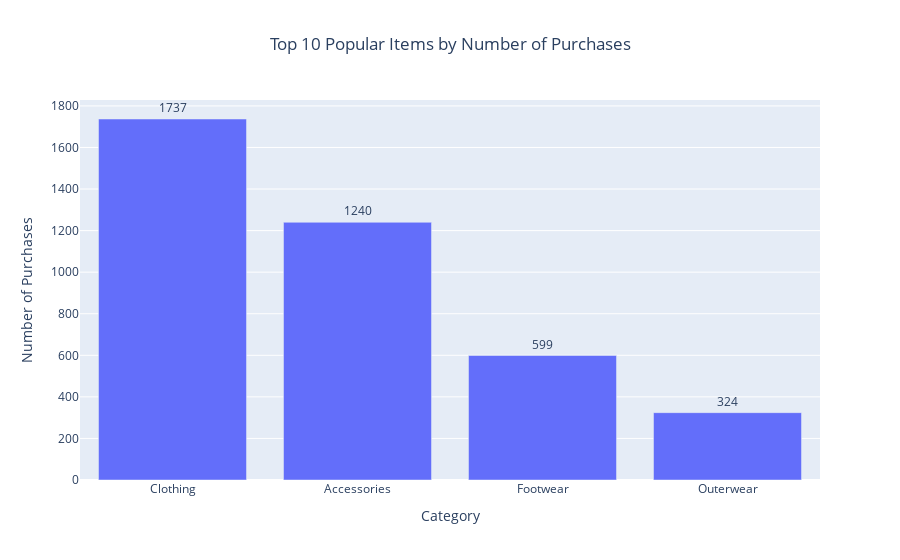

Notebook code for this chart:
### Markdown cell above
Top 10 Popular Items

### Code cell
popular_items = df['Category'].value_counts().reset_index()
popular_items.columns = ['Category', 'Number of Purchases']
fig = px.bar(
    popular_items.head(10),
    x='Category',
    y='Number of Purchases',
    title='Top 10 Popular Items by Number of Purchases',
    labels={'Category': 'Category', 'Number of Purchases': 'Number of Purchases'},
    text='Number of Purchases' 
)
fig.update_traces(texttemplate='%{text}', textposition='outside')
fig.update_layout(
    xaxis_title="Category",
    yaxis_title="Number of Purchases",
    title_x=0.5,
    template='plotly',
    xaxis=dict(categoryorder='total descending')
)
fig.show()

### Figure 1 — Plotly figure (JSON) as saved in the notebook; plotly's stock layout.template omitted (floating-point values rounded to 4 significant figures)
{"data": [{"alignmentgroup": "True", "hovertemplate": "Category=%{x}<br>Number of Purchases=%{text}<extra></extra>", "legendgroup": "", "marker": {"color": "#636efa", "pattern": {"shape": ""}}, "name": "", "offsetgroup": "", "orientation": "v", "showlegend": false, "text": [1737, 1240, 599, 324], "textposition": "outside", "texttemplate": "%{text}", "type": "bar", "x": ["Clothing", "Accessories", "Footwear", "Outerwear"], "xaxis": "x", "y": [1737, 1240, 599, 324], "yaxis": "y"}], "layout": {"autosize": true, "barmode": "relative", "legend": {"tracegroupgap": 0}, "title": {"text": "Top 10 Popular Items by Number of Purchases", "x": 0.5}, "xaxis": {"anchor": "y", "autorange": true, "categoryorder": "total descending", "domain": [0, 1], "range": [-0.5, 3.5], "title": {"text": "Category"}, "type": "category"}, "yaxis": {"anchor": "x", "autorange": true, "domain": [0, 1], "range": [0, 1828.0], "title": {"text": "Number of Purchases"}, "type": "linear"}}}
